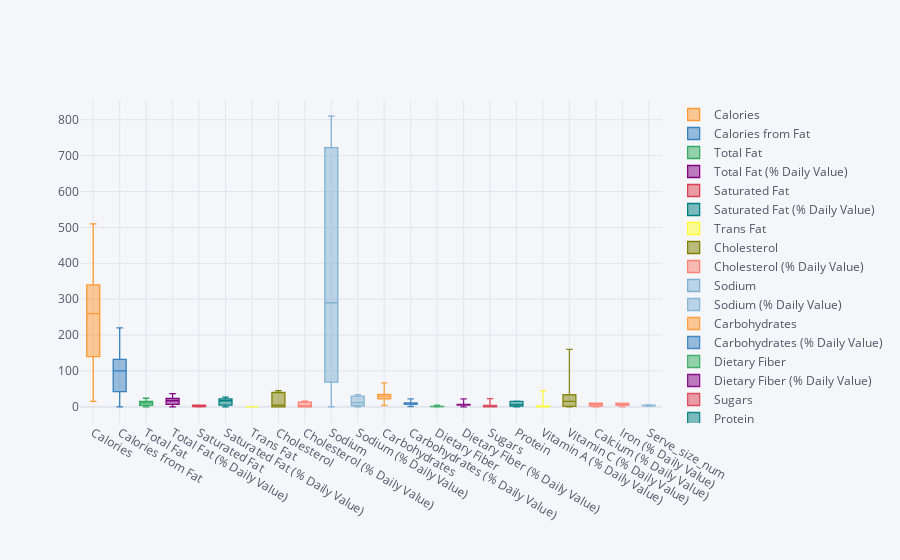

Source (notebook cell):
### Code cell
ss.iplot(kind='box')

### Figure 1 — Plotly figure (JSON) as saved in the notebook; plotly's stock layout.template omitted (floating-point values rounded to 4 significant figures)
{"data": [{"boxpoints": false, "line": {"width": 1.3}, "marker": {"color": "rgba(255, 153, 51, 1.0)"}, "name": "Calories", "orientation": "v", "type": "box", "y": [340, 260, 330, 250, 360, 280, 230, 340, 510, 110, 20, 15, 150]}, {"boxpoints": false, "line": {"width": 1.3}, "marker": {"color": "rgba(55, 128, 191, 1.0)"}, "name": "Calories from Fat", "orientation": "v", "type": "box", "y": [130, 70, 130, 70, 180, 120, 100, 140, 220, 50, 0, 0, 20]}, {"boxpoints": false, "line": {"width": 1.3}, "marker": {"color": "rgba(50, 171, 96, 1.0)"}, "name": "Total Fat", "orientation": "v", "type": "box", "y": [15, 8, 15, 8, 20, 13, 11, 16, 24, 5, 0, 0, 2]}, {"boxpoints": false, "line": {"width": 1.3}, "marker": {"color": "rgba(128, 0, 128, 1.0)"}, "name": "Total Fat (% Daily Value)", "orientation": "v", "type": "box", "y": [23, 13, 23, 13, 30, 20, 17, 24, 37, 8, 0, 0, 3]}, {"boxpoints": false, "line": {"width": 1.3}, "marker": {"color": "rgba(219, 64, 82, 1.0)"}, "name": "Saturated Fat", "orientation": "v", "type": "box", "y": [4.5, 3.5, 4.5, 3.5, 5, 4.5, 1.5, 2.5, 3.5, 1, 0, 0, 1]}, {"boxpoints": false, "line": {"width": 1.3}, "marker": {"color": "rgba(0, 128, 128, 1.0)"}, "name": "Saturated Fat (% Daily Value)", "orientation": "v", "type": "box", "y": [22, 18, 22, 18, 27, 22, 8, 11, 17, 4, 0, 0, 5]}, {"boxpoints": false, "line": {"width": 1.3}, "marker": {"color": "rgba(255, 255, 51, 1.0)"}, "name": "Trans Fat", "orientation": "v", "type": "box", "y": [0, 0, 0, 0, 0, 0, 0, 0, 0, 0, 0, 0, 0]}, {"boxpoints": false, "line": {"width": 1.3}, "marker": {"color": "rgba(128, 128, 0, 1.0)"}, "name": "Cholesterol", "orientation": "v", "type": "box", "y": [30, 40, 35, 45, 40, 45, 0, 0, 0, 0, 0, 0, 5]}, {"boxpoints": false, "line": {"width": 1.3}, "marker": {"color": "rgba(251, 128, 114, 1.0)"}, "name": "Cholesterol (% Daily Value)", "orientation": "v", "type": "box", "y": [11, 14, 11, 14, 13, 16, 0, 0, 0, 0, 0, 0, 2]}, {"boxpoints": false, "line": {"width": 1.3}, "marker": {"color": "rgba(128, 177, 211, 1.0)"}, "name": "Sodium", "orientation": "v", "type": "box", "y": [780, 700, 730, 650, 810, 720, 130, 190, 290, 65, 10, 0, 70]}, {"boxpoints": false, "line": {"width": 1.3}, "marker": {"color": "rgba(128, 177, 211, 0.8999999999999999)"}, "name": "Sodium (% Daily Value)", "orientation": "v", "type": "box", "y": [33, 29, 30, 27, 34, 30, 5, 8, 12, 3, 0, 0, 3]}, {"boxpoints": false, "line": {"width": 1.3}, "marker": {"color": "rgba(255, 153, 51, 0.8999999999999999)"}, "name": "Carbohydrates", "orientation": "v", "type": "box", "y": [37, 30, 34, 27, 32, 25, 30, 44, 67, 15, 4, 4, 30]}, {"boxpoints": false, "line": {"width": 1.3}, "marker": {"color": "rgba(55, 128, 191, 0.8999999999999999)"}, "name": "Carbohydrates (% Daily Value)", "orientation": "v", "type": "box", "y": [12, 10, 11, 9, 11, 8, 10, 15, 22, 5, 1, 1, 10]}, {"boxpoints": false, "line": {"width": 1.3}, "marker": {"color": "rgba(50, 171, 96, 0.8999999999999999)"}, "name": "Dietary Fiber", "orientation": "v", "type": "box", "y": [1, 1, 1, 1, 1, 1, 2, 4, 5, 1, 1, 0, 1]}, {"boxpoints": false, "line": {"width": 1.3}, "marker": {"color": "rgba(128, 0, 128, 0.8999999999999999)"}, "name": "Dietary Fiber (% Daily Value)", "orientation": "v", "type": "box", "y": [6, 6, 5, 5, 5, 5, 10, 14, 22, 5, 6, 0, 3]}, {"boxpoints": false, "line": {"width": 1.3}, "marker": {"color": "rgba(219, 64, 82, 0.8999999999999999)"}, "name": "Sugars", "orientation": "v", "type": "box", "y": [8, 7, 3, 2, 3, 2, 0, 0, 0, 0, 2, 3, 23]}, {"boxpoints": false, "line": {"width": 1.3}, "marker": {"color": "rgba(0, 128, 128, 0.8999999999999999)"}, "name": "Protein", "orientation": "v", "type": "box", "y": [14, 16, 14, 16, 15, 16, 2, 4, 6, 1, 1, 0, 4]}, {"boxpoints": false, "line": {"width": 1.3}, "marker": {"color": "rgba(255, 255, 51, 0.8999999999999999)"}, "name": "Vitamin A (% Daily Value)", "orientation": "v", "type": "box", "y": [4, 4, 2, 2, 2, 2, 0, 0, 0, 0, 45, 0, 2]}, {"boxpoints": false, "line": {"width": 1.3}, "marker": {"color": "rgba(128, 128, 0, 0.8999999999999999)"}, "name": "Vitamin C (% Daily Value)", "orientation": "v", "type": "box", "y": [0, 2, 0, 2, 0, 2, 30, 45, 70, 15, 25, 160, 15]}, {"boxpoints": false, "line": {"width": 1.3}, "marker": {"color": "rgba(251, 128, 114, 0.8999999999999999)"}, "name": "Calcium (% Daily Value)", "orientation": "v", "type": "box", "y": [10, 10, 10, 10, 10, 10, 0, 2, 2, 0, 2, 2, 10]}, {"boxpoints": false, "line": {"width": 1.3}, "marker": {"color": "rgba(251, 128, 114, 0.7999999999999998)"}, "name": "Iron (% Daily Value)", "orientation": "v", "type": "box", "y": [10, 10, 10, 10, 10, 10, 4, 4, 8, 2, 4, 0, 4]}, {"boxpoints": false, "line": {"width": 1.3}, "marker": {"color": "rgba(128, 177, 211, 0.7999999999999998)"}, "name": "Serve_size_num", "orientation": "v", "type": "box", "y": ["4.6", "4.3", "4.3", "4.1", "4.5", "4.3", "2.6", "3.9", "5.9", "1.3", "3.1", "1.2", "5.2"]}], "layout": {"autosize": true, "legend": {"bgcolor": "#F5F6F9", "font": {"color": "#4D5663"}}, "paper_bgcolor": "#F5F6F9", "plot_bgcolor": "#F5F6F9", "title": {"font": {"color": "#4D5663"}}, "xaxis": {"autorange": true, "gridcolor": "#E1E5ED", "range": [-0.5, 21.5], "showgrid": true, "tickfont": {"color": "#4D5663"}, "title": {"font": {"color": "#4D5663"}, "text": ""}, "type": "category", "zerolinecolor": "#E1E5ED"}, "yaxis": {"autorange": true, "gridcolor": "#E1E5ED", "range": [-45.0, 855], "showgrid": true, "tickfont": {"color": "#4D5663"}, "title": {"font": {"color": "#4D5663"}, "text": ""}, "type": "linear", "zerolinecolor": "#E1E5ED"}}}
